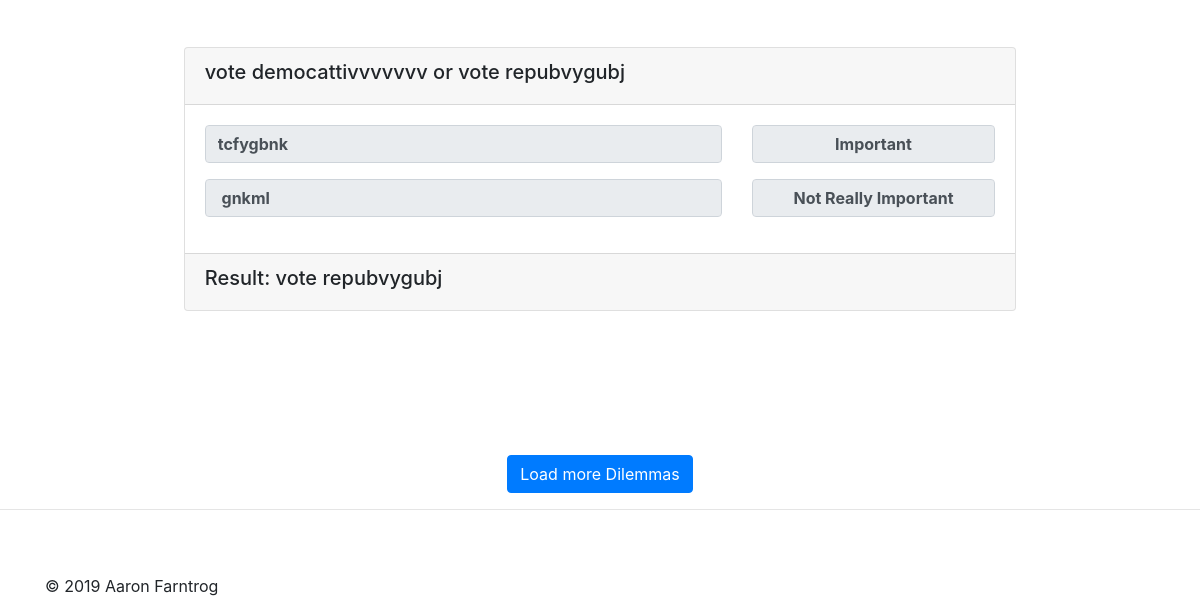
Before: /all_dilemmas (lower part) with the older database file.
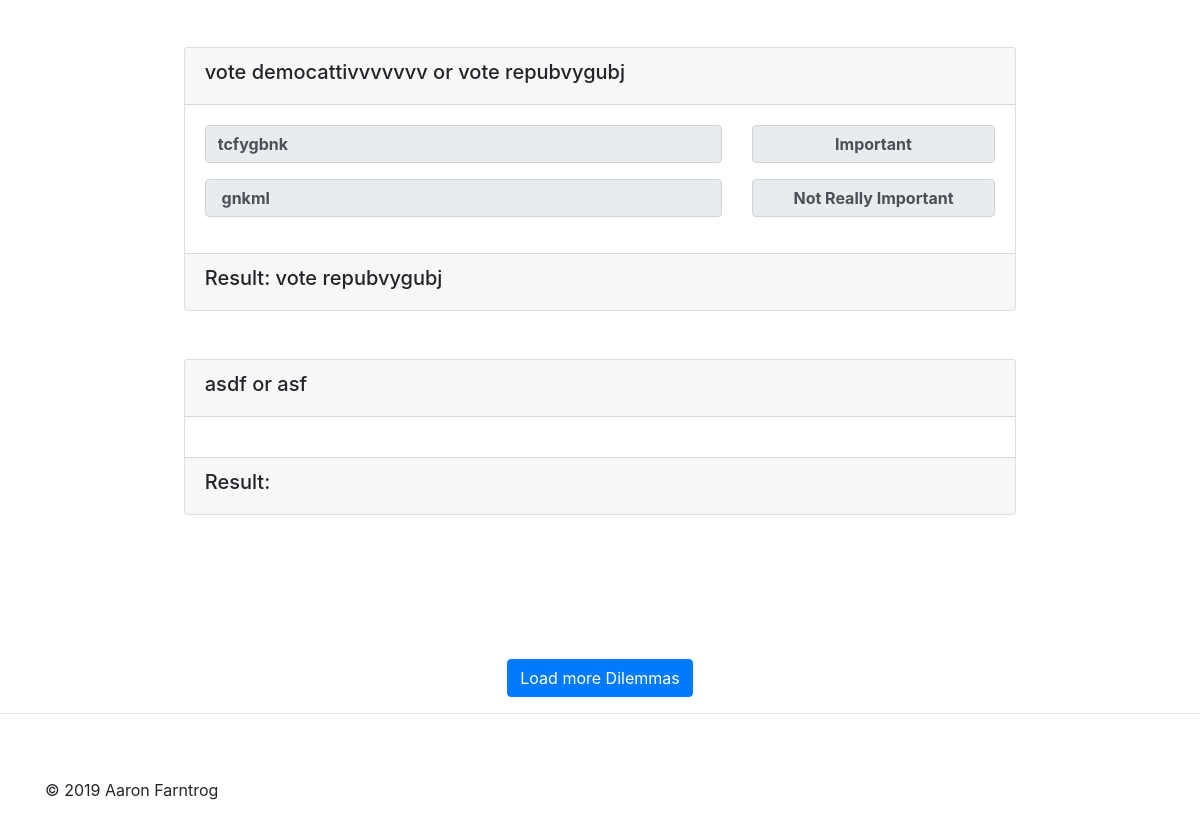
After: the same page with the newer database file.
### easydilemma/models.py (models this page shows, shortened)
class Dilemma(models.Model):
    dilemma_part_one = models.ForeignKey(DilemmaPartOne, on_delete=models.CASCADE)
    dilemma_part_two = models.ForeignKey(DilemmaPartTwo, on_delete=models.CASCADE)
    result = models.TextField()

class DilemmaPartOne(models.Model):
    dilemma_part_one = models.CharField(max_length=500)

class DilemmaPartTwo(models.Model):
    dilemma_part_two = models.CharField(max_length=500)

class ReasonPartOne(models.Model):
    dilemma = models.ForeignKey(DilemmaPartOne, default=None, related_name="reason_part_one", on_delete=models.CASCADE)
    reason = models.TextField()
    selected_option = models.CharField(max_length=50)

class ReasonPartTwo(models.Model):
    dilemma = models.ForeignKey(DilemmaPartTwo, default=None, related_name="reason_part_two" , on_delete=models.CASCADE)
    reason = models.TextField()
    selected_option = models.CharField(max_length=50)

### easydilemma/views.py (the view)
# urls.py: path('all_dilemmas', views.all_dilemmas, name="all_dilemmas"),
def all_dilemmas(request):
    all_dilemmas = Dilemma.objects.all()
    context = {
        'all_dilemmas': all_dilemmas,
    }
    return render(request, 'easydilemma/all_dilemmas.html', context)

### easydilemma/templates/easydilemma/all_dilemmas.html (shortened to what the changed rows need)
<!DOCTYPE html>
<html lang="en">
<head>
    {% load static %}
    <link rel="stylesheet" href="https://maxcdn.bootstrapcdn.com/bootstrap/4.0.0/css/bootstrap.min.css">
    <link rel="stylesheet" href="../../static/easydilemma/css/main.css">
    <link rel="stylesheet" href="https://use.fontawesome.com/releases/v5.8.1/css/all.css">
</head>
<body>
{% for dilemma in all_dilemmas %}
<div class="container mb-5">
        <div class="card w-75 mx-auto">
            <div class="card-header">
                <h5>{{ dilemma.dilemma_part_one.dilemma_part_one }} or {{ dilemma.dilemma_part_two.dilemma_part_two }}</h5>
            </div>
            <div class="card-body">
                {% for reason in dilemma.dilemma_part_one.reason_part_one.all %}
                <div class="row mb-3">
                    <div class="col-md-8">
                        <input type="text" class="form-control font-weight-bold expand-reason text-truncate" value="{{ reason.reason }}" readonly>
                    </div>
                    <div class="col-md-4">
                            {% if reason.selected_option == "1" %}
                                <input type="text" class="form-control text-center font-weight-bold" value="Not Really Important" readonly>
                            {% elif reason.selected_option == "2" %}
                                <input type="text" class="form-control text-center font-weight-bold" value="Somewhat Important" readonly>
                            {% elif reason.selected_option == "3" %}
                                <input type="text" class="form-control text-center font-weight-bold" value="Important" readonly>
                            {% elif reason.selected_option == "4" %}
                                <input type="text" class="form-control text-center font-weight-bold" value="Very Important" readonly>
                            {% elif reason.selected_option == "5" %}
                                <input type="text" class="form-control text-center font-weight-bold" value="Extremely Important" readonly>
                            {% endif %}
                    </div>
                </div>
                {% endfor %}
                {% for reason in dilemma.dilemma_part_two.reason_part_two.all %}
                <div class="row mb-3">
                    <div class="col-md-8">
                        <input type="text" class="form-control font-weight-bold expand-reason text-truncate" value="{{ reason.reason }}" readonly>
                    </div>
                    <div class="col-md-4">
                            {% if reason.selected_option == "1" %}
                                <input type="text" class="form-control text-center font-weight-bold" value="Not Really Important" readonly>
                            {% elif reason.selected_option == "2" %}
                                <input type="text" class="form-control text-center font-weight-bold" value="Somewhat Important" readonly>
                            {% elif reason.selected_option == "3" %}
                                <input type="text" class="form-control text-center font-weight-bold" value="Important" readonly>
                            {% elif reason.selected_option == "4" %}
                                <input type="text" class="form-control text-center font-weight-bold" value="Very Important" readonly>
                            {% elif reason.selected_option == "5" %}
                                <input type="text" class="form-control text-center font-weight-bold" value="Extremely Important" readonly>
                            {% endif %}
                    </div>
                </div>
                {% endfor %}
            </div>
        <div class="card-footer">
            <h5>Result: {{ dilemma.result }} </span> </h5>
        </div>
    </div>
</div>
{% endfor %}
<br> <br>
</body>
</html>

Changed rows visible on the page:
added Dilemma: dilemma_part_one.dilemma_part_one "asdf", dilemma_part_two.dilemma_part_two "asf"
